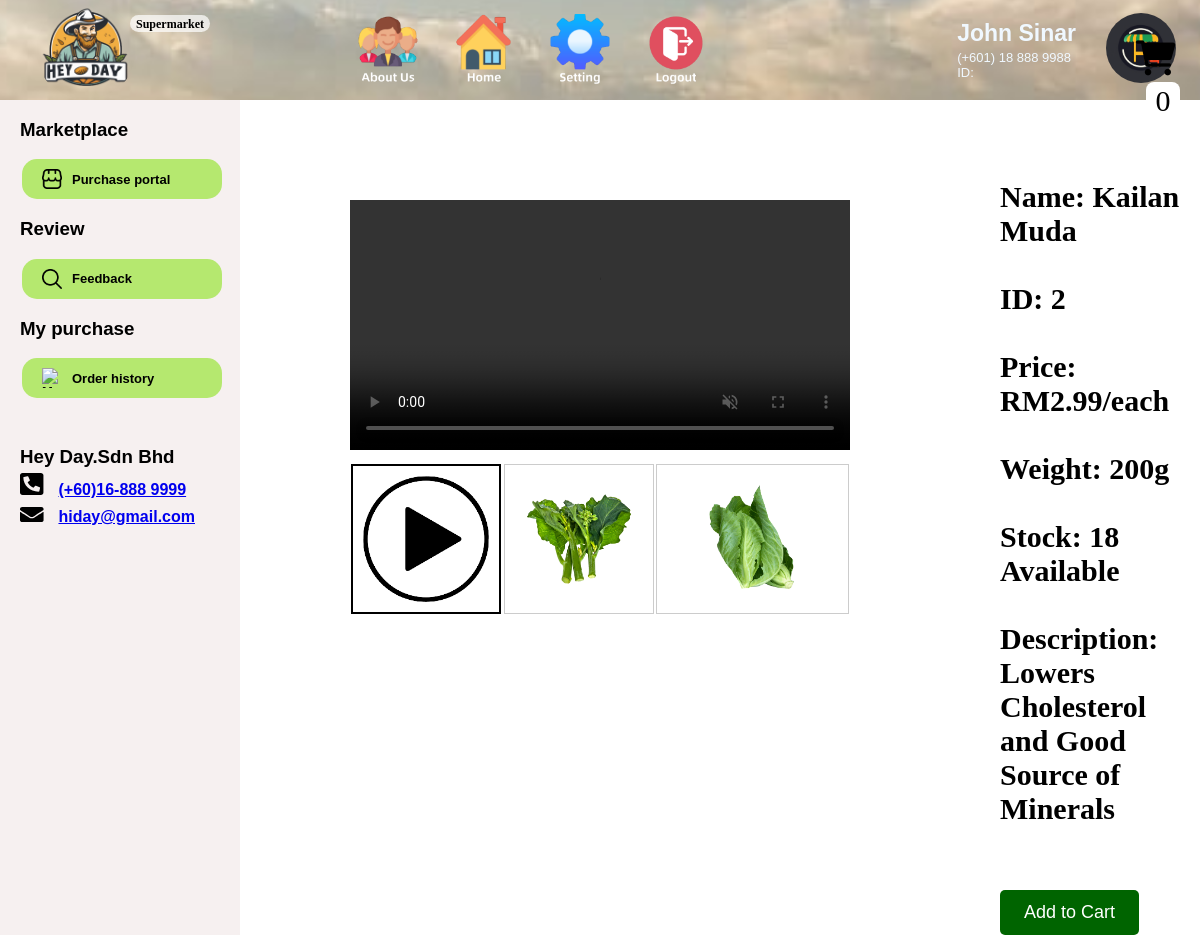
Page /information.php?product_name=Kailan Muda&product_price=2.99&product_image=uploads/Kailan Muda.png&product_id=2 on the committed database.
### tables this page shows
CREATE TABLE IF NOT EXISTS `product` (
  `product_ID` int NOT NULL AUTO_INCREMENT,
  `userid` int DEFAULT NULL,
  `coverPhoto` varchar(255) DEFAULT NULL,
  `image1` varchar(255) DEFAULT NULL,
  `video_button` varchar(255) DEFAULT NULL,
  `product_name` varchar(100) DEFAULT NULL,
  `product_description` text,
  `product_price` decimal(10,2) DEFAULT NULL,
  `product_stock` int DEFAULT NULL,
  `product_weight` decimal(60,0) DEFAULT NULL,
  PRIMARY KEY (`product_ID`),
  KEY `userid` (`userid`)
);

### information.php (the view, shortened to what this page needs)
<?php
include 'conn.php';
$userId = $_SESSION['user_id'];
$product_name = $_GET['product_name'] ?? '';
$product_price = $_GET['product_price'] ?? '';
$product_id = $_GET['product_ID'] ?? '';
$select_product = mysqli_query($con, "SELECT * FROM `product` WHERE product_name = '$product_name'");
if (mysqli_num_rows($select_product) > 0) {
    $fetch_product = mysqli_fetch_assoc($select_product);
    $video_path = $fetch_product['video_button'];
    $image_path = $fetch_product['coverPhoto'];
    $image_path2 = $fetch_product['image1'];
    $product_id = $fetch_product['product_ID'];
    $product_price = $fetch_product['product_price'];
    $product_weight = $fetch_product['product_weight'];
    $product_stock = $fetch_product['product_stock'];
    $product_description = $fetch_product['product_description'];
}
$host = 'localhost';
$dbname = 'webdevelopment';
$dbusername = 'root';
$dbpassword = '';
try {
    $pdo = new PDO("mysql:host=$host;dbname=$dbname", $dbusername, $dbpassword);
    $pdo->setAttribute(PDO::ATTR_ERRMODE, PDO::ERRMODE_EXCEPTION);
    $userId = $_SESSION["user_id"];
    if (empty($userProfilePicture)) {
        $userProfilePicture = './Image/supermarket_img.png';
    }
    $query = "SELECT username, phonenumber FROM users WHERE userid = :id;";
    $stmt = $pdo->prepare($query);
    $stmt->bindParam(":id", $userId);
    $stmt->execute();
    if ($stmt->rowCount() > 0) {
        $row = $stmt->fetch(PDO::FETCH_ASSOC);
        if (isset($row['username'])) {
            $username = $row['username'];
        }
        if (isset($row['phonenumber'])) {
            $userPhone = $row['phonenumber'];
        }
    } else {
        $username = 'John Sinar';
        $userPhone = '(+601) 18 888 9988';
    }
} catch (PDOException $e) {
    die("Connection failed: " . $e->getMessage());
}
?>
<!DOCTYPE html>
<html lang="en">
<head>
    <link rel="stylesheet" href="https://cdnjs.cloudflare.com/ajax/libs/font-awesome/6.0.0/css/all.min.css" />
    <link rel="stylesheet" href="information.css">
</head>
<body>
    <header class="header-main">
        <div class="header-main-logo">
            <img src="Image/logo.png" alt="HeyDaylogo">
            <div class="farmerbackground"></div>
            <div class="farmerword">Supermarket</div>
            <nav class="header-main-topNav">
                <ul>
                    <li><a href="supermarket_about_us.php"><img src="Image/AboutUs_icon.png"></a></li>
                    <li><a href="product.php"><img src="Image/home_icon.png"></a></li>
                    <li><a href="setting(buyer).php"><img src="Image/setting_icon.png"></a></li>
                    <li><a href="./logout.php"> <img src="./farmer_item_pic/logout.png"></a></li>
                </ul>
            </nav>
            <?php
            $select_rows = mysqli_query($con, "SELECT * FROM `cart`") or die('query failed');
            $row_count = mysqli_num_rows($select_rows);
            ?>
            <a href="cart.php" class="cart-icon"><i class="fas fa-cart-shopping"></i><span><?php echo $row_count; ?></span></a>
        </div>
        <div class="header-main-profile">
            <ul>
                <li><div id="userName"><?php echo $username; ?></div></li>
                <li><div id="userPhone"><?php echo $userPhone; ?></div></li>
                <li><div id="userId">ID: <?php echo $userId; ?></div></li>
            </ul>
            <div class="header-main-profile-logo"><img src="<?php echo $userProfilePicture; ?>" alt="UserProfile"></div>
        </div>
    </header>
    <aside class="sidebar">
        <div class="sidebar-features">
            <nav>
                <div>
                    <h3>Marketplace</h3>
                    <button class="marketPlace" onclick="window.location.href='product.php?'">
                        <img src="Image/market place.png" alt="Purchase Portal">
                        <span>Purchase portal</span>
                    </button>
                </div>
                <div>
                    <h3>Review</h3>
                    <button class="review" onclick="window.location.href='supermarket_feedback.php?'">
                        <img src="Image/feedback.png" alt="Feedback">
                        Feedback
                    </button>
                </div>
                <div>
                    <h3>My purchase</h3>
                    <button class="myPurchase" onclick="window.location.href='orderhistory.php?'">
                        <img src="Image/purchase history.png" alt="My purchase">
                        Order history
                    </button>
                </div>
            </nav>
        </div>
        <div class="sidebar-companyInfo">
            <h3>Hey Day.Sdn Bhd</h3>
            <div class="sidebar-companyInfo-phoneNum">
                <img src="Image/phone_icon.svg" alt="HidayPhoneNum">
                <a class="heyday-phone" href="https://wa.link/58qs5p" target="_blank">(+60)16-888 9999</a>
            </div>
            <div class="sidebar-companyInfo-email">
                <img src="Image/email_icon.svg" alt="HidayEmail">
                <a class="heyday-email" href="mailto:hiday@gmail.com">hiday@gmail.com</a>
            </div>
        </div>
    </aside>
    <div class="centered-box">
        <video id="video" controls loop autoplay muted width="100%" height="auto">
            <source src="<?php echo $video_path; ?>" type="video/mp4">
        </video>
        <div class="small-boxes-container">
            <div class="small-box" onclick="changeContent(0)" style="border: 2px solid black;">
                <img src="Image/play button.png" alt="Image description" class="fit-image">
            </div>
            <div class="small-box" onclick="changeContent(1)">
                <img src="<?php echo $image_path; ?>" alt="Product Image" class="fit-image">
            </div>
            <div class="small-box" onclick="changeContent(2)">
                <img src="<?php echo $image_path2; ?>" alt="Product Image" class="fit-image">
            </div>
        </div>
    </div>
    <div class="text">
        <p>
            Name: <?php echo $product_name; ?><br><br>
            ID: <?php echo $product_id; ?><br><br>
            Price: RM<?php echo $product_price; ?>/each <br><br>
            Weight: <?php echo $product_weight; ?>g<br><br>
            Stock: <?php echo $product_stock; ?> Available<br><br>
            Description: <?php echo $product_description; ?><br><br>
        </p>
        <form action="" method="post">
            <div class="add-to-cart">
                <button type="submit" class="btn" name="add_to_cart">Add to Cart</button>
            </div>
        </form>
    </div>
</body>
</html>

### information.css (style rules this page uses)
body { margin: 0; }
.header-main { width: 100%; height: 100px; display: flex; justify-content: space-between; background-image: url("Image/upper_frame.jpg"); background-repeat: no-repeat; background-size: cover; background-position: center -310px; background-attachment: fixed; position: fixed; z-index: 99; }
.header-main-logo { width: fit-content; height: 100%; padding-left: 3vw; display: flex; }
.header-main-logo img { width: 100px; height: 100px; border-radius: 50%; object-fit: cover; align-self: center; }
.farmerbackground { position: absolute; top: 15px; left: 130px; border-radius: 10px; background-color: rgba(255, 255, 255, 0.7); width: 80px; height: 17px; }
.farmerword { position: absolute; left: 136px; top: 17px; font-size: 12px; font-weight: 800; color: var(--color-gray-200); display: inline-block; width: 46px; height: 17px; font-family: 'Montserrat'; }
.header-main-topNav { margin-left: 5vw; width: fit-content; height: 100%; }
.header-main-topNav ul { list-style: none; margin-left: 100px; margin-top: 10px; }
.header-main-topNav ul li { display: inline-block; padding-left: 1vw; }
.header-main-topNav ul li a img { width: 80px; height: 80px; }
.header-main-profile { width: fit-content; height: 100%; padding-right: 2vw; align-items: center; display: flex; column-gap: 2.5vw; ; }
.header-main-profile ul li { list-style: none; font-family: Arial, Helvetica, sans-serif; color: aliceblue; display: flex; flex-direction: column; align-items: flex-start; padding: 0; }
.header-main-profile ul li #userName { font-size: 23px; font-weight: 600; margin-bottom: 2.5px; text-align: right; }
.header-main-profile ul li #userPhone, .header-main-profile ul li #userId { font-size: 13px; font-weight: 500; text-align: right; }
.header-main-profile-logo img { width: 70px; height: 70px; border-radius: 50%; object-fit: cover; }
.cart-icon { position: absolute; top: 0; margin-top: 40px; margin-left: 1100px; font-size: 35px; color: #000; text-decoration: none; }
.cart-icon span { padding: .1rem .6rem; border-radius: .5rem; background-color: #fff; font-size: 30px; margin-left: 10px; }
.sidebar { width: 240px; background-color: #f6f0f0; display: flex; flex-direction: column; position: fixed; z-index: 99; height: 100%; top: 100px; }
.sidebar h3 { font-family: Arial, Helvetica, sans-serif; font-weight: 900; }
.sidebar button { background-color: rgb(181, 232, 111); border: none; color: black; font-weight: 900; padding: 10px 20px; width: 200px; text-align: left; text-decoration: none; display: inline-block; font-size: 13px; margin: 4px 2px; cursor: pointer; border-radius: 15px; }
.sidebar-features, .sidebar-companyInfo { padding-left: 20px; }
.sidebar-companyInfo { padding-top: 25px; }
.sidebar-companyInfo a { cursor: pointer; }
.sidebar-features .marketPlace, .sidebar-features .review, .sidebar-features .myPurchase { display: flex; align-items: center; column-gap: 10px; }
.sidebar-features .marketPlace img, .sidebar-features .review img, .sidebar-features .myPurchase img { width: 20px; height: 20px; }
.sidebar-companyInfo { padding-bottom: 20px; font-family: Arial, Helvetica, sans-serif; font-weight: 600 }
.sidebar-companyInfo h3 { margin-bottom: 5px; }
.sidebar-companyInfo-phoneNum, .sidebar-companyInfo-email { padding-bottom: 8px; }
.sidebar-companyInfo-phoneNum img, .sidebar-companyInfo-email img { padding-right: 10px; }
.centered-box { text-align: center; position: absolute; top: 0; width: 500px; height: 300px; margin-left: 350px; margin-top: 200px; }
.small-boxes-container { display: flex; justify-content: space-around; margin-top: 10px; height: 150px; }
.small-box { cursor: pointer; border: 1px solid #ccc; padding: 10px; box-sizing: border-box; }
.fit-image { max-width: 100%; max-height: 100%; }
.text { margin-left: 1000px; top: 0; position: absolute; margin-top: 150px; font-size: 30px; font-weight: bold; font-family: Georgia, 'Times New Roman', Times, serif; }
.btn { background-color: #006400; color: #fff; border: none; padding: 12px 24px; border-radius: 5px; font-size: 18px; cursor: pointer; transition: background-color 0.3s; }

### rows in the picture
product: coverPhoto (picture), image1 (picture), product_ID "2", product_price "2.99", product_weight "200", product_stock "18", product_description "Lowers Cholesterol and Good Source of Minerals"

### other values in the picture
$row_count "0"
$username "John Sinar"
$userPhone "(+601) 18 888 9988"
$product_name "Kailan Muda"
